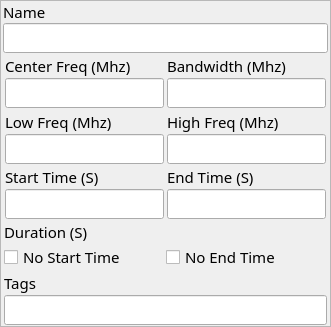
<?xml version="1.0" encoding="UTF-8"?>
<ui version="4.0">
 <class>wgt_marker_editor</class>
 <widget class="QFrame" name="wgt_marker_editor">
  <property name="geometry">
   <rect>
    <x>0</x>
    <y>0</y>
    <width>331</width>
    <height>279</height>
   </rect>
  </property>
  <property name="font">
   <font>
    <family>Courier 10 Pitch</family>
    <pointsize>11</pointsize>
   </font>
  </property>
  <property name="windowTitle">
   <string>Frame</string>
  </property>
  <property name="frameShape">
   <enum>QFrame::StyledPanel</enum>
  </property>
  <property name="frameShadow">
   <enum>QFrame::Raised</enum>
  </property>
  <layout class="QVBoxLayout" name="verticalLayout">
   <property name="spacing">
    <number>0</number>
   </property>
   <property name="leftMargin">
    <number>2</number>
   </property>
   <property name="topMargin">
    <number>0</number>
   </property>
   <property name="rightMargin">
    <number>2</number>
   </property>
   <property name="bottomMargin">
    <number>0</number>
   </property>
   <item>
    <widget class="QLabel" name="lblName">
     <property name="text">
      <string>Name</string>
     </property>
    </widget>
   </item>
   <item>
    <widget class="QLineEdit" name="leName"/>
   </item>
   <item>
    <widget class="QWidget" name="wgtBWCF" native="true">
     <layout class="QHBoxLayout" name="horizontalLayout">
      <property name="spacing">
       <number>1</number>
      </property>
      <property name="leftMargin">
       <number>1</number>
      </property>
      <property name="topMargin">
       <number>1</number>
      </property>
      <property name="rightMargin">
       <number>1</number>
      </property>
      <property name="bottomMargin">
       <number>1</number>
      </property>
      <item>
       <widget class="QWidget" name="widget_3" native="true">
        <layout class="QVBoxLayout" name="verticalLayout_3">
         <property name="spacing">
          <number>1</number>
         </property>
         <property name="leftMargin">
          <number>1</number>
         </property>
         <property name="topMargin">
          <number>1</number>
         </property>
         <property name="rightMargin">
          <number>1</number>
         </property>
         <property name="bottomMargin">
          <number>1</number>
         </property>
         <item>
          <widget class="QLabel" name="lblCF">
           <property name="text">
            <string>Center Freq (Mhz)</string>
           </property>
          </widget>
         </item>
         <item>
          <widget class="QLineEdit" name="leCF"/>
         </item>
        </layout>
       </widget>
      </item>
      <item>
       <widget class="QWidget" name="wgtBW" native="true">
        <layout class="QVBoxLayout" name="verticalLayout_2">
         <property name="spacing">
          <number>1</number>
         </property>
         <property name="leftMargin">
          <number>1</number>
         </property>
         <property name="topMargin">
          <number>1</number>
         </property>
         <property name="rightMargin">
          <number>1</number>
         </property>
         <property name="bottomMargin">
          <number>1</number>
         </property>
         <item>
          <widget class="QLabel" name="lblBW">
           <property name="text">
            <string>Bandwidth (Mhz)</string>
           </property>
          </widget>
         </item>
         <item>
          <widget class="QLineEdit" name="leBW"/>
         </item>
        </layout>
       </widget>
      </item>
     </layout>
    </widget>
   </item>
   <item>
    <widget class="QWidget" name="widget_4" native="true">
     <layout class="QHBoxLayout" name="horizontalLayout_2">
      <property name="spacing">
       <number>1</number>
      </property>
      <property name="leftMargin">
       <number>1</number>
      </property>
      <property name="topMargin">
       <number>0</number>
      </property>
      <property name="rightMargin">
       <number>1</number>
      </property>
      <property name="bottomMargin">
       <number>0</number>
      </property>
      <item>
       <widget class="QWidget" name="widget_5" native="true">
        <layout class="QVBoxLayout" name="verticalLayout_4">
         <property name="spacing">
          <number>1</number>
         </property>
         <property name="leftMargin">
          <number>1</number>
         </property>
         <property name="topMargin">
          <number>1</number>
         </property>
         <property name="rightMargin">
          <number>1</number>
         </property>
         <property name="bottomMargin">
          <number>1</number>
         </property>
         <item>
          <widget class="QLabel" name="lblLowF">
           <property name="text">
            <string>Low Freq (Mhz)</string>
           </property>
          </widget>
         </item>
         <item>
          <widget class="QLineEdit" name="leLowF"/>
         </item>
        </layout>
       </widget>
      </item>
      <item>
       <widget class="QWidget" name="widget_6" native="true">
        <layout class="QVBoxLayout" name="verticalLayout_5">
         <property name="spacing">
          <number>1</number>
         </property>
         <property name="leftMargin">
          <number>1</number>
         </property>
         <property name="topMargin">
          <number>1</number>
         </property>
         <property name="rightMargin">
          <number>1</number>
         </property>
         <property name="bottomMargin">
          <number>1</number>
         </property>
         <item>
          <widget class="QLabel" name="lblHighF">
           <property name="text">
            <string>High Freq (Mhz)</string>
           </property>
          </widget>
         </item>
         <item>
          <widget class="QLineEdit" name="leHighF"/>
         </item>
        </layout>
       </widget>
      </item>
     </layout>
    </widget>
   </item>
   <item>
    <widget class="QWidget" name="wgt_st_end_t" native="true">
     <layout class="QHBoxLayout" name="horizontalLayout_4">
      <property name="spacing">
       <number>1</number>
      </property>
      <property name="leftMargin">
       <number>1</number>
      </property>
      <property name="topMargin">
       <number>1</number>
      </property>
      <property name="rightMargin">
       <number>1</number>
      </property>
      <property name="bottomMargin">
       <number>1</number>
      </property>
      <item>
       <widget class="QWidget" name="wgtstatime" native="true">
        <layout class="QVBoxLayout" name="verticalLayout_8">
         <property name="spacing">
          <number>1</number>
         </property>
         <property name="leftMargin">
          <number>1</number>
         </property>
         <property name="topMargin">
          <number>0</number>
         </property>
         <property name="rightMargin">
          <number>1</number>
         </property>
         <property name="bottomMargin">
          <number>0</number>
         </property>
         <item>
          <widget class="QLabel" name="lblStartTime">
           <property name="text">
            <string>Start Time (S)</string>
           </property>
          </widget>
         </item>
         <item>
          <widget class="QLineEdit" name="leStartTime"/>
         </item>
        </layout>
       </widget>
      </item>
      <item>
       <widget class="QWidget" name="widget_12" native="true">
        <layout class="QVBoxLayout" name="verticalLayout_9">
         <property name="spacing">
          <number>1</number>
         </property>
         <property name="leftMargin">
          <number>1</number>
         </property>
         <property name="topMargin">
          <number>0</number>
         </property>
         <property name="rightMargin">
          <number>1</number>
         </property>
         <property name="bottomMargin">
          <number>0</number>
         </property>
         <item>
          <widget class="QLabel" name="lblEndTime">
           <property name="text">
            <string>End Time (S)</string>
           </property>
          </widget>
         </item>
         <item>
          <widget class="QLineEdit" name="leEndTime"/>
         </item>
        </layout>
       </widget>
      </item>
     </layout>
    </widget>
   </item>
   <item>
    <widget class="QWidget" name="widget_11" native="true">
     <layout class="QHBoxLayout" name="horizontalLayout_6">
      <property name="spacing">
       <number>1</number>
      </property>
      <property name="leftMargin">
       <number>1</number>
      </property>
      <property name="topMargin">
       <number>1</number>
      </property>
      <property name="rightMargin">
       <number>1</number>
      </property>
      <property name="bottomMargin">
       <number>0</number>
      </property>
      <item>
       <widget class="QLabel" name="lblDuration">
        <property name="text">
         <string>Duration (S)</string>
        </property>
       </widget>
      </item>
     </layout>
    </widget>
   </item>
   <item>
    <widget class="QWidget" name="wgtTimeChks" native="true">
     <layout class="QHBoxLayout" name="horizontalLayout_3">
      <property name="spacing">
       <number>1</number>
      </property>
      <property name="leftMargin">
       <number>1</number>
      </property>
      <property name="topMargin">
       <number>0</number>
      </property>
      <property name="rightMargin">
       <number>1</number>
      </property>
      <property name="bottomMargin">
       <number>0</number>
      </property>
      <item>
       <widget class="QCheckBox" name="chkNoStartT">
        <property name="text">
         <string>No Start Time</string>
        </property>
       </widget>
      </item>
      <item>
       <widget class="QCheckBox" name="chkNoEndT">
        <property name="text">
         <string>No End Time</string>
        </property>
       </widget>
      </item>
     </layout>
    </widget>
   </item>
   <item>
    <widget class="QWidget" name="wgtTags" native="true">
     <layout class="QVBoxLayout" name="verticalLayout_6">
      <property name="spacing">
       <number>1</number>
      </property>
      <property name="leftMargin">
       <number>1</number>
      </property>
      <property name="topMargin">
       <number>1</number>
      </property>
      <property name="rightMargin">
       <number>1</number>
      </property>
      <property name="bottomMargin">
       <number>1</number>
      </property>
      <item>
       <widget class="QLabel" name="lblTags">
        <property name="text">
         <string>Tags</string>
        </property>
       </widget>
      </item>
      <item>
       <widget class="QLineEdit" name="leTags"/>
      </item>
     </layout>
    </widget>
   </item>
  </layout>
 </widget>
 <resources/>
 <connections/>
</ui>
